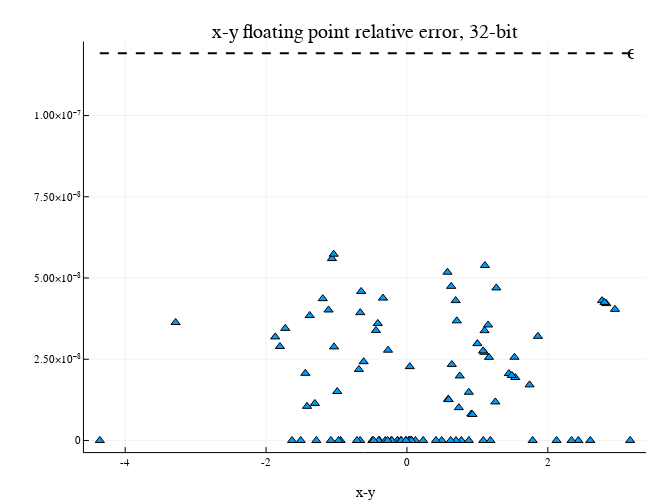

Write notebook code for a chart like this one.
### Markdown cell above
$$\Rightarrow \frac{|x \circledast y| - |x \ast y|}{|x \ast y|} \leq \epsilon_{\text{machine}}.$$

### Code cell
n_samples = 100;
x = randn(Float32, n_samples)
y = randn(Float32, n_samples)
z_true = Float64.(x) - Float64.(y)
z_fl32 = x - y
r = abs.(Float64.(z_fl32) - z_true) ./ abs.(z_true)
plot(z_true, r, st=:scatter, m=:utriangle)
plot!([minimum(z_true),maximum(z_true)], eps(Float32)*[1,1], l=(2,:black,:dash), text=["", "ϵ"], ylim=1.1*eps(Float32), size=(650,500), xlabel="x-y", title = "x-y floating point relative error, 32-bit")

### Figure 1 — Plotly figure (JSON) as saved in the notebook; plotly's stock layout.template omitted (floating-point values rounded to 4 significant figures)
{"data": [{"colorbar": {"title": ""}, "legendgroup": "", "marker": {"color": "rgba(0, 154, 250, 1.000)", "line": {"color": "rgba(0, 0, 0, 1.000)", "width": 1}, "size": 8, "symbol": "triangle-up"}, "mode": "markers", "name": "", "showlegend": false, "type": "scatter", "x": [-0.394, -0.6814, 2.83, 0.9143, -1.307, -0.1313, -0.01535, 0.06708, 0.7727, -0.136, -0.6642, -0.4908, -1.728, 1.447, -3.284, -1.286, -0.3401, 1.741, -1.113, -0.3937, -0.4008, 0.9295, 0.6962, -1.87, -0.4736, 0.05507, -0.7095, -0.6497, 0.4941, 0.7082, 0.5856, -0.08551, 0.7503, -0.2246, 2.77, -4.36, -0.9415, -0.2134, -0.6146, -0.4137, 1.102, 0.6921, 1.085, 1.785, -0.307, 0.6283, 1.86, 1.165, 0.02557, 0.04098, 1.538, 0.8796, 0.0462, -1.803, -0.4399, 0.737, 1.269, 0.1199, -1.195, 1.153, -1.079, -0.9702, 2.124, 0.2304, -1.508, 0.9998, 0.8787, -1.065, 1.255, 2.603, -1.035, 1.107, 1.185, 0.4125, -0.2742, 0.5754, 0.03419, 1.098, -0.989, -0.08166, 0.06314, 0.6368, -0.01303, 2.954, 3.169, -1.442, -0.6627, -1.631, 2.434, 0.6205, 1.489, -0.2681, -1.418, 1.527, -1.38, 0.5923, 2.337, 1.081, 2.805, -1.04], "xaxis": "x", "y": [0, 2.187e-08, 4.213e-08, 8.149e-09, 1.14e-08, 0, 0, 0, 0, 0, 0, 0, 3.45e-08, 2.06e-08, 3.63e-08, 0, 4.382e-08, 1.712e-08, 4.016e-08, 0, 0, 8.016e-09, 0, 3.187e-08, 0, 0, 0, 4.587e-08, 0, 3.682e-08, 1.272e-08, 0, 1.986e-08, 0, 4.304e-08, 0, 0, 0, 2.425e-08, 3.602e-08, 3.38e-08, 4.306e-08, 0, 0, 0, 4.743e-08, 3.205e-08, 2.559e-08, 0, 2.273e-08, 1.938e-08, 0, 0, 2.892e-08, 3.388e-08, 1.011e-08, 4.696e-08, 0, 4.364e-08, 3.555e-08, 0, 0, 0, 0, 0, 2.981e-08, 1.484e-08, 5.598e-08, 1.187e-08, 0, 2.881e-08, 5.385e-08, 0, 0, 0, 5.179e-08, 0, 2.714e-08, 1.507e-08, 0, 0, 2.34e-08, 0, 4.036e-08, 0, 2.067e-08, 3.935e-08, 0, 0, 0, 2.001e-08, 2.779e-08, 1.051e-08, 2.562e-08, 3.848e-08, 1.258e-08, 0, 2.757e-08, 4.25e-08, 5.733e-08], "yaxis": "y", "zmax": null, "zmin": null}, {"colorbar": {"title": ""}, "legendgroup": "", "line": {"color": "rgba(0, 0, 0, 1.000)", "dash": "dash", "shape": "linear", "width": 2}, "mode": "lines", "name": "", "showlegend": false, "type": "scatter", "x": [-4.36, 3.169], "xaxis": "x", "y": [1.192e-07, 1.192e-07], "yaxis": "y", "zmax": null, "zmin": null}], "layout": {"annotations": [{"font": {"color": "rgba(0, 0, 0, 1.000)", "family": "sans-serif", "size": 20}, "rotation": 0, "showarrow": false, "text": "x-y floating point relative error, 32-bit", "x": 0.5615, "xanchor": "center", "xref": "paper", "y": 1, "yanchor": "top", "yref": "paper"}, {"font": {"color": "rgba(0, 0, 0, 1.000)", "family": "sans-serif", "size": 20}, "rotation": 0, "showarrow": false, "text": "", "x": -4.36, "xanchor": "center", "xref": "x", "y": 1.192e-07, "yanchor": "middle", "yref": "y"}, {"font": {"color": "rgba(0, 0, 0, 1.000)", "family": "sans-serif", "size": 20}, "rotation": 0, "showarrow": false, "text": "ϵ", "x": 3.169, "xanchor": "center", "xref": "x", "y": 1.192e-07, "yanchor": "middle", "yref": "y"}], "height": 500, "legend_position": {"bgcolor": "rgba(255, 255, 255, 1.000)", "bordercolor": "rgba(0, 0, 0, 1.000)", "borderwidth": 1, "font": {"color": "rgba(0, 0, 0, 1.000)", "family": "sans-serif", "size": 11}, "title": {"font": {"color": "rgba(0, 0, 0, 1.000)", "family": "sans-serif", "size": 15}, "text": ""}, "tracegroupgap": 0, "traceorder": "normal", "x": 1, "xanchor": "auto", "y": 1, "yanchor": "auto"}, "margin": {"b": 20, "l": 0, "r": 0, "t": 20}, "paper_bgcolor": "rgba(255, 255, 255, 1.000)", "plot_bgcolor": "rgba(255, 255, 255, 1.000)", "showlegend": true, "width": 650, "xaxis": {"anchor": "y", "domain": [0.1291, 0.9939], "gridcolor": "rgba(0, 0, 0, 0.100)", "gridwidth": 0.5, "linecolor": "rgba(0, 0, 0, 1.000)", "mirror": false, "range": [-4.586, 3.395], "showgrid": true, "showline": true, "showticklabels": true, "tickangle": 0, "tickcolor": "rgb(0, 0, 0)", "tickfont": {"color": "rgba(0, 0, 0, 1.000)", "family": "sans-serif", "size": 11}, "tickmode": "array", "ticks": "inside", "ticktext": ["-4", "-2", "0", "2"], "tickvals": [-4, -2, 0, 2], "title": "x-y", "titlefont": {"color": "rgba(0, 0, 0, 1.000)", "family": "sans-serif", "size": 15}, "type": "-", "visible": true, "zeroline": false, "zerolinecolor": "rgba(0, 0, 0, 1.000)"}, "yaxis": {"anchor": "x", "domain": [0.06065, 0.9532], "gridcolor": "rgba(0, 0, 0, 0.100)", "gridwidth": 0.5, "linecolor": "rgba(0, 0, 0, 1.000)", "mirror": false, "range": [-3.576e-09, 1.228e-07], "showgrid": true, "showline": true, "showticklabels": true, "tickangle": 0, "tickcolor": "rgb(0, 0, 0)", "tickfont": {"color": "rgba(0, 0, 0, 1.000)", "family": "sans-serif", "size": 11}, "tickmode": "array", "ticks": "inside", "ticktext": ["0", "2.50×10⁻⁸", "5.00×10⁻⁸", "7.50×10⁻⁸", "1.00×10⁻⁷"], "tickvals": [0, 2.5e-08, 5e-08, 7.5e-08, 1e-07], "title": "", "titlefont": {"color": "rgba(0, 0, 0, 1.000)", "family": "sans-serif", "size": 15}, "type": "-", "visible": true, "zeroline": false, "zerolinecolor": "rgba(0, 0, 0, 1.000)"}}}
